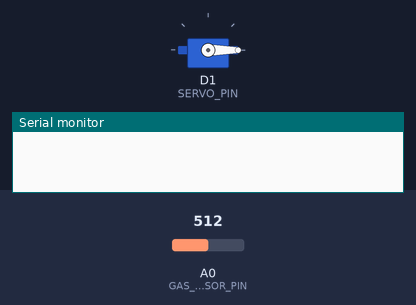
The sketch below on a simulated ESP8266 (NodeMCU). On the bench: servo, the last lines printed to the serial monitor. The inputs (shaded band) are chosen by the test bench; at power-on: A0 (GAS_SENSOR_PIN) = 512. WiFi joins after 1.5 s; servers stay silent unless stated.

Above: at 0.1 s.
At 22.9 s:
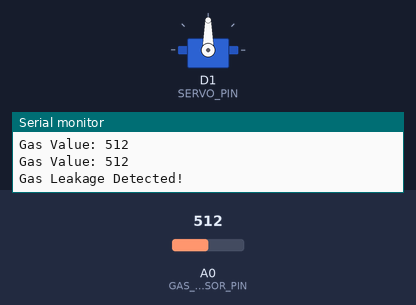
Timing chart, 0 to 24.4 s (numbered marks = the images above):
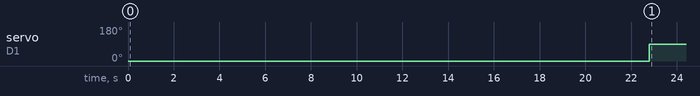

The sketch:

gas_leak_detector.ino
```cpp
#define BLYNK_TEMPLATE_ID "YOUR_TEMPLATE_ID"
#define BLYNK_TEMPLATE_NAME "Gas Detection"
#define BLYNK_AUTH_TOKEN "YOUR_BLYNK_AUTH_TOKEN"

#include <ESP8266WiFi.h>
#include <BlynkSimpleEsp8266.h>
#include <Servo.h>

char ssid[] = "YOUR_WIFI_SSID";
char pass[] = "YOUR_WIFI_PASSWORD";

const int GAS_SENSOR_PIN = A0;
const int SERVO_PIN = D1;

const int THRESHOLD = 400;
const int CONFIRM_SAMPLES = 3;
const unsigned long SAMPLE_INTERVAL_MS = 1000;
const unsigned long WARMUP_MS = 20000;

const int SERVO_OPEN_ANGLE = 0;
const int SERVO_CLOSED_ANGLE = 90;

Servo myServo;
BlynkTimer timer;

int overThresholdCount = 0;
bool valveClosed = false;

void closeValve() {
  myServo.write(SERVO_CLOSED_ANGLE);
  valveClosed = true;
}

void onLeakDetected() {
  Serial.println("Gas Leakage Detected!");
  closeValve();
  Blynk.logEvent("gas_leak", "Gas leakage detected. Valve closed.");
}

void sampleGas() {
  int gasValue = analogRead(GAS_SENSOR_PIN);

  Serial.print("Gas Value: ");
  Serial.println(gasValue);
  Blynk.virtualWrite(V0, gasValue);

  if (millis() < WARMUP_MS || valveClosed) {
    return;
  }

  if (gasValue > THRESHOLD) {
    overThresholdCount++;
    if (overThresholdCount >= CONFIRM_SAMPLES) {
      onLeakDetected();
    }
  } else {
    overThresholdCount = 0;
  }
}

void setup() {
  Serial.begin(115200);

  myServo.attach(SERVO_PIN);
  myServo.write(SERVO_OPEN_ANGLE);

  Blynk.begin(BLYNK_AUTH_TOKEN, ssid, pass);
  timer.setInterval(SAMPLE_INTERVAL_MS, sampleGas);
}

void loop() {
  Blynk.run();
  timer.run();
}
```

Measured:
- by itself, servo on D1 (SERVO_PIN): 0° → 90° at 22.8 s
